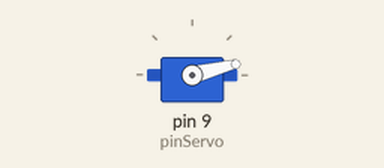
Bench run of a sketch on a simulated Arduino Uno, built with avr-gcc and run on an emulated ATmega328P. Parts: servo.

Above: at 0.05 s.
At 0.45 s:
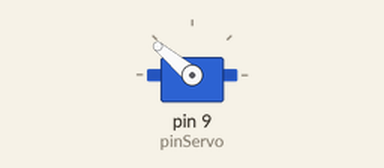
At 1.35 s:
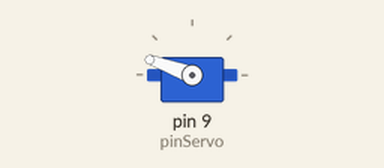
At 2.65 s:
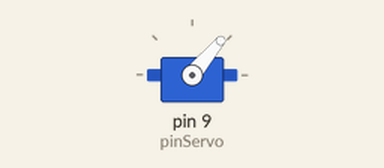
Timing chart, 0 to 6.2 s (numbered marks = the images above):
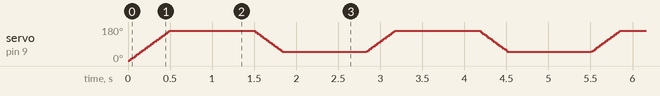

The sketch:

Servo_Estruct_While.ino
```cpp
#include <Servo.h>

Servo myservo;

int pinServo = 9;
float pos = 0;

void setup() {
  Serial.begin(9600);
  myservo.attach(pinServo);
}

void loop() {
  while (pos < 160) {
    pos=pos+1;
    myservo.write(pos);
    delay(3);
  }
  delay(1000);

  while (pos > 50) {
    pos=pos-1;
    myservo.write(pos);
    delay(3);
  }
  delay(1000);

}
```
